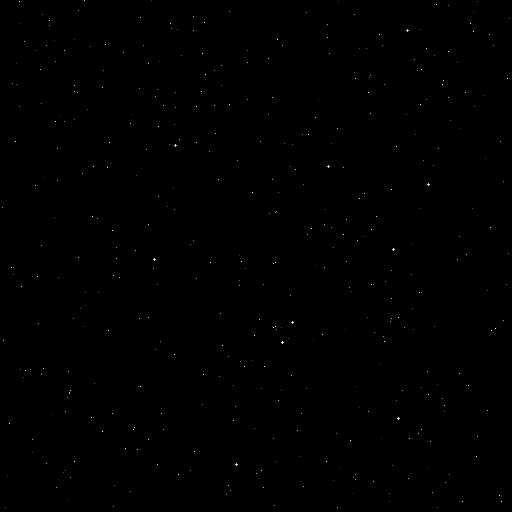

Python code for this plot:
"""
Brightness Variation - Depth Effect Challenge

This script creates a star field where stars have varying brightness levels,
simulating depth in a 3D star field. Brighter stars appear closer, while
dimmer stars appear farther away. This technique is used in video games
and simulations to create a sense of depth without true 3D rendering.

Framework: Framework 1 (Hands-On Discovery) - Challenge Extension
Cognitive Load: Medium-High (extends basic concept with brightness arrays)
RQ Contributions: RQ5 (transfer to animation and simulation)

Author: NumPy-to-GenAI Project
Date: 2025-01-30
"""

import numpy as np
from PIL import Image

# Configuration
CANVAS_SIZE = 512
NUM_STARS = 400
BACKGROUND = 0

# Create a black canvas
canvas = np.full((CANVAS_SIZE, CANVAS_SIZE), BACKGROUND, dtype=np.uint8)

# Step 1: Generate random star positions (uniform distribution)
x_coords = np.random.randint(0, CANVAS_SIZE, size=NUM_STARS)
y_coords = np.random.randint(0, CANVAS_SIZE, size=NUM_STARS)

# Step 2: Generate random brightness values for each star
# Range from dim (50) to bright (255) simulating distance
brightness = np.random.randint(50, 256, size=NUM_STARS)

# Step 3: Sort stars by brightness (dim first, bright last)
# This ensures brighter stars are drawn on top of dimmer ones
# if they happen to overlap at the same pixel
sort_indices = np.argsort(brightness)
x_coords = x_coords[sort_indices]
y_coords = y_coords[sort_indices]
brightness = brightness[sort_indices]

# Step 4: Place stars with varying brightness
# We loop because each star has a different brightness value
# (Alternative: use np.put or advanced indexing with unique positions)
for x, y, b in zip(x_coords, y_coords, brightness):
    canvas[y, x] = b

# Bonus: Add a few very bright "foreground" stars (larger, 3x3 pixels)
num_bright_stars = 10
x_bright = np.random.randint(2, CANVAS_SIZE - 2, size=num_bright_stars)
y_bright = np.random.randint(2, CANVAS_SIZE - 2, size=num_bright_stars)

for x, y in zip(x_bright, y_bright):
    # Create a small 3x3 cross pattern for bright stars
    canvas[y, x] = 255          # Center
    canvas[y - 1, x] = 200      # Top
    canvas[y + 1, x] = 200      # Bottom
    canvas[y, x - 1] = 200      # Left
    canvas[y, x + 1] = 200      # Right

# Save the result
image = Image.fromarray(canvas, mode='L')
image.save('brightness_variation.png')
print(f"Created star field with {NUM_STARS} stars of varying brightness")
print(f"Added {num_bright_stars} bright foreground stars")
print("Saved as brightness_variation.png")
